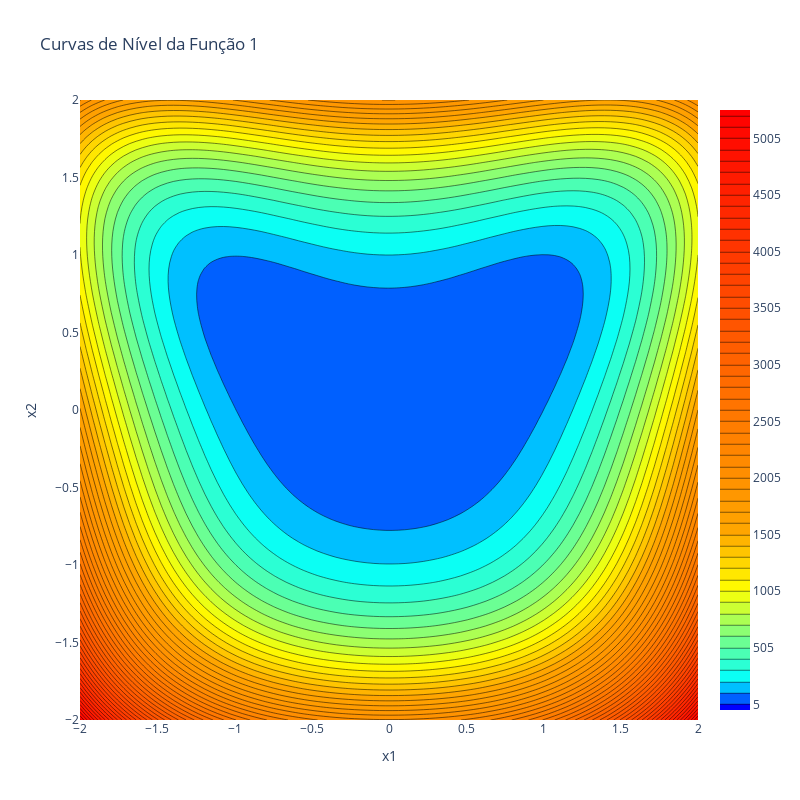

Here is the notebook cell this chart was saved with:
### Code cell
f_x_2d = f_x.subs({variaveis[i]: 0 for i in range(2, len(variaveis))})

f_numeric = lambdify([variaveis[0], variaveis[1]], f_x_2d, 'numpy')

x = np.linspace(-2, 2, 100)
y = np.linspace(-2, 2, 100)
x_grid, y_grid = np.meshgrid(x, y)

z = f_numeric(x_grid, y_grid)

fig = go.Figure(data=go.Contour(
    z=z,
    x=x,
    y=y,
    colorscale=[
        [0.0, 'blue'],
        [0.05, 'cyan'],
        [0.2, 'yellow'],
        [0.3, 'orange'],
        [1.0, 'red']
    ],
    contours=dict(start=np.min(z), end=np.max(z), size=100)
))

fig.update_layout(
    title="Curvas de Nível da Função 1",
    xaxis_title="x1",
    yaxis_title="x2",
    width=800,
    height=800
)

fig.show()
